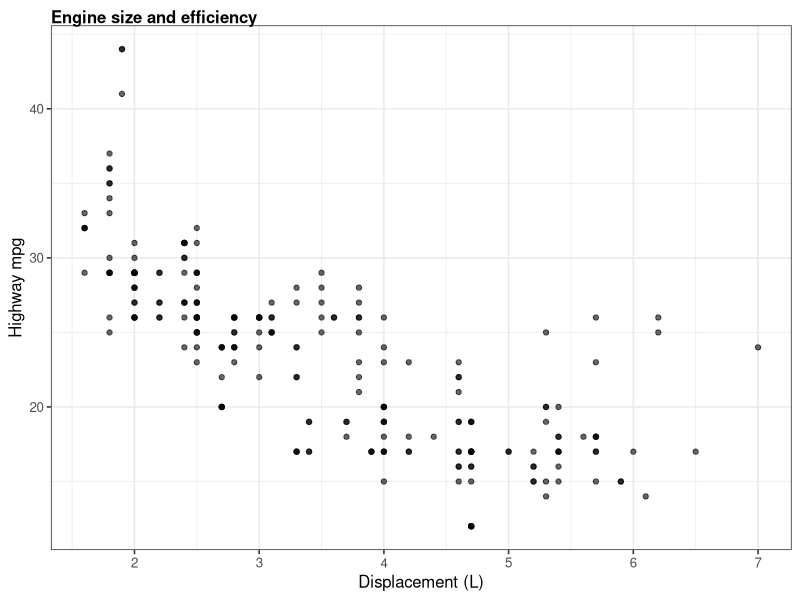

R code for this plot:
library(ggplot2)

p <- ggplot(mpg, aes(displ, hwy)) +
  geom_point(alpha = 0.6) +
  labs(title = "Engine size and efficiency", x = "Displacement (L)", y = "Highway mpg") +
  theme_bw(base_size = 12) %+replace%
  theme(plot.title = element_text(face = "bold", hjust = 0))
ggsave("mpg.png", p, width = 7, height = 5, dpi = 300)
